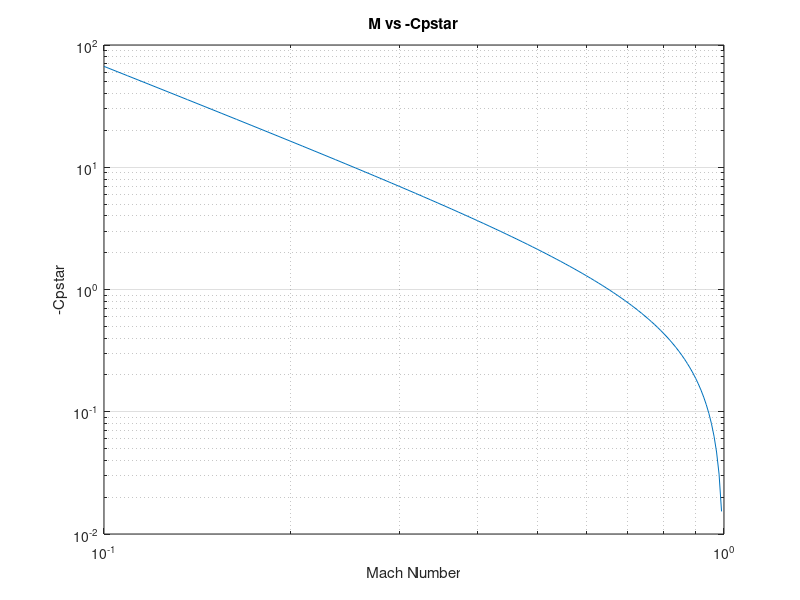

The MATLAB source for this figure:
% Zane Grothe
% AERO 7510
% HW 2
% 9/17/21

% Problem #3

clear all
close all
clc

% Givens----------

k=1.4;

% Equations----------

M=linspace(.1,1);
Cpstar=((((2+(k-1).*M.^2)./(k+1)).^(k/(k-1)))-1)./(.5*k.*M.^2);

% Plot----------

loglog(M,-Cpstar)
grid on
xlabel('Mach Number')
ylabel('-Cpstar')
title('M vs -Cpstar')



